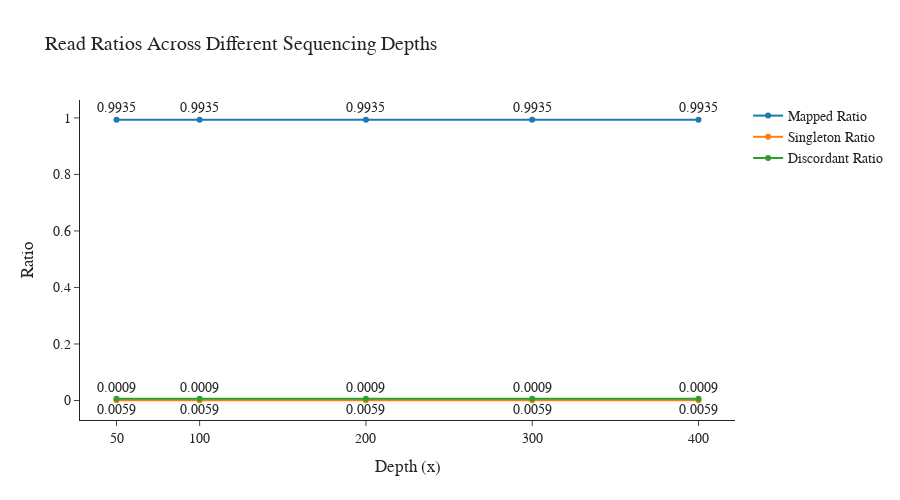

Notebook source saved alongside this figure:
### Code cell
plt.figure(figsize=(3, 3))


# Plotting with Plotly
fig = go.Figure()

for metric in df['Metric'].unique():
    
    print(metric)
    subset = df[df['Metric'] == metric]
    fig.add_trace(go.Scatter(
        x=subset['Depth'],
        y=subset['Ratio'],
        mode='lines+markers+text',
        name=metric,
        text=subset['Ratio'].round(4),
        textposition= ("top center" if metric != "Discordant Ratio" else "bottom center")
    ))

fig.update_layout(
    title='Read Ratios Across Different Sequencing Depths',
    xaxis_title='Depth (x)',
    yaxis_title='Ratio',
    xaxis=dict(
        tickmode='array',
        tickvals=depths
    ),
    font=dict(family='Helvetica', size=14),
    width=900,
    height=500,
    template= "simple_white"
)

fig.show()

### Figure 1 — Plotly figure (JSON) as saved in the notebook; plotly's stock layout.template omitted (floating-point values rounded to 4 significant figures)
{"data": [{"mode": "lines+markers+text", "name": "Mapped Ratio", "text": [0.9935, 0.9935, 0.9935, 0.9935, 0.9935], "textposition": "top center", "type": "scatter", "x": [400, 300, 200, 100, 50], "y": [0.9935, 0.9935, 0.9935, 0.9935, 0.9935]}, {"mode": "lines+markers+text", "name": "Singleton Ratio", "text": [0.0009, 0.0009, 0.0009, 0.0009, 0.0009], "textposition": "top center", "type": "scatter", "x": [400, 300, 200, 100, 50], "y": [0.0008874, 0.0008874, 0.0008874, 0.0008868, 0.000887]}, {"mode": "lines+markers+text", "name": "Discordant Ratio", "text": [0.0059, 0.0059, 0.0059, 0.0059, 0.0059], "textposition": "bottom center", "type": "scatter", "x": [400, 300, 200, 100, 50], "y": [0.00587, 0.00587, 0.005869, 0.005868, 0.005866]}], "layout": {"font": {"family": "Helvetica", "size": 14}, "height": 500, "title": {"text": "Read Ratios Across Different Sequencing Depths"}, "width": 900, "xaxis": {"tickmode": "array", "tickvals": [400, 300, 200, 100, 50], "title": {"text": "Depth (x)"}}, "yaxis": {"title": {"text": "Ratio"}}}}
